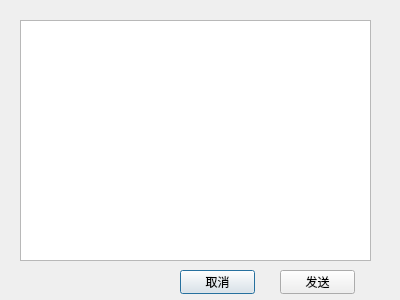
<?xml version="1.0" encoding="UTF-8"?>
<ui version="4.0">
 <class>PrivateDialog</class>
 <widget class="QDialog" name="PrivateDialog">
  <property name="geometry">
   <rect>
    <x>0</x>
    <y>0</y>
    <width>400</width>
    <height>300</height>
   </rect>
  </property>
  <property name="windowTitle">
   <string>Dialog</string>
  </property>
  <widget class="QTextEdit" name="inputEdit">
   <property name="geometry">
    <rect>
     <x>20</x>
     <y>20</y>
     <width>351</width>
     <height>241</height>
    </rect>
   </property>
  </widget>
  <widget class="QPushButton" name="cancelBtn">
   <property name="geometry">
    <rect>
     <x>180</x>
     <y>270</y>
     <width>75</width>
     <height>24</height>
    </rect>
   </property>
   <property name="text">
    <string>取消</string>
   </property>
  </widget>
  <widget class="QPushButton" name="sendBtn">
   <property name="geometry">
    <rect>
     <x>280</x>
     <y>270</y>
     <width>75</width>
     <height>24</height>
    </rect>
   </property>
   <property name="text">
    <string>发送</string>
   </property>
  </widget>
 </widget>
 <resources/>
 <connections/>
</ui>
